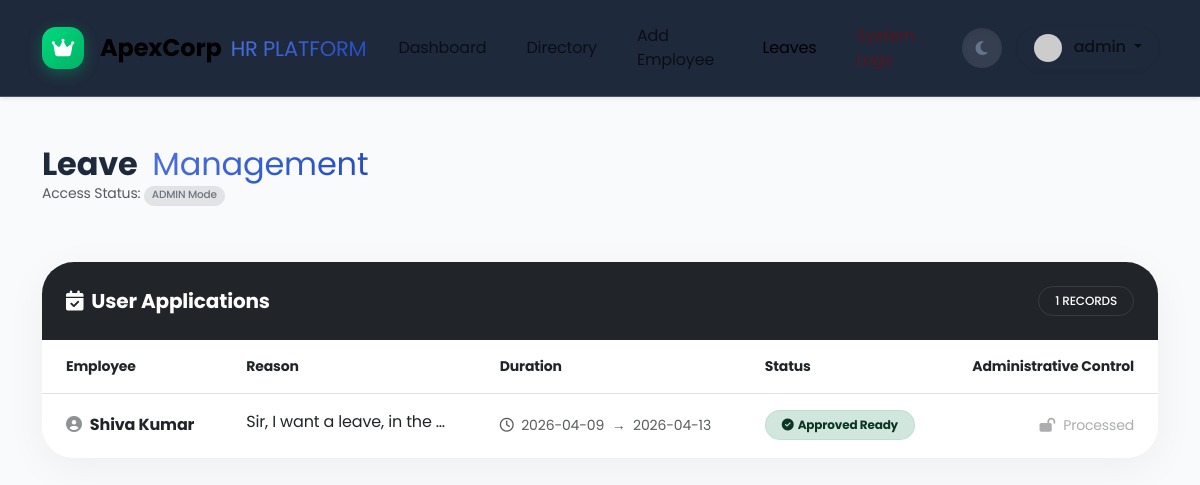
Screenshot of /leaves (signed in) with the database file from the repository.
### tables this page shows
CREATE TABLE leaves (
            id INTEGER PRIMARY KEY AUTOINCREMENT,
            user_id INTEGER NOT NULL,
            reason TEXT NOT NULL,
            start_date TEXT NOT NULL,
            end_date TEXT NOT NULL,
            status TEXT DEFAULT 'Pending'
        );

CREATE TABLE users (
            id INTEGER PRIMARY KEY AUTOINCREMENT,
            username TEXT UNIQUE NOT NULL,
            password TEXT NOT NULL,
            role TEXT NOT NULL DEFAULT 'user'
        );

### app.py (the view, shortened to what this page needs)
@app.route('/leaves', methods=['GET', 'POST'])
@login_required
def manage_leaves():
    conn = get_db_connection()
    if session['role'] == 'admin':
        leaves = conn.execute('SELECT l.*, u.username FROM leaves l JOIN users u ON l.user_id = u.id ORDER BY l.id DESC').fetchall()
    else:
        leaves = conn.execute('SELECT * FROM leaves WHERE user_id = ? ORDER BY id DESC', (session['user_id'],)).fetchall()
    conn.close()
    return render_template('leaves.html', leaves=leaves)

### app.py (called while the page is built)
def get_db_connection():
    conn = sqlite3.connect(DATABASE)
    conn.row_factory = sqlite3.Row
    return conn

def login_required(f):
    @wraps(f)
    def decorated_function(*args, **kwargs):
        if 'user_id' not in session:
            return redirect(url_for('login'))
        return f(*args, **kwargs)
    return decorated_function

### templates/leaves.html (shortened to what this page needs)
{% extends "base.html" %}
{% block content %}
<div class="row g-4 animate-slide-up">
    <div class="col-md-12 mb-3">
        <h2 class="fw-bold tracking-tight mb-0">Leave <span class="text-primary-gradient fw-normal ms-2">Management</span></h2>
        <p class="text-muted small">Access Status: <span class="badge bg-secondary-subtle text-secondary rounded-pill fw-medium border border-opacity-10">{{ session.get('role')|upper }} Mode</span></p>
    </div>
    <div class="col-md-{{ '8' if session.get('role') == 'user' else '12' }}">
        <div class="card glass-card border-0 shadow-soft rounded-5 overflow-hidden animate-slide-up delay-1">
            <div class="card-header bg-dark text-white border-0 py-4 px-4 d-flex justify-content-between align-items-center">
                <h5 class="fw-bold mb-0"><i class="fa-solid fa-calendar-check me-2"></i>{{ 'User Applications' if session.get('role') == 'admin' else 'My Request History' }}</h5>
                <span class="badge bg-white-20 rounded-pill px-3 py-2 fw-medium border border-opacity-10 border-white font-mono">{{ leaves|length }} RECORDS</span>
            </div>
            <div class="table-responsive">
                <table class="table table-hover align-middle mb-0">
                    <thead class="bg-light-subtle text-muted small uppercase tracking-widest">
                        <tr>
                            {% if session.get('role') == 'admin' %}
                            <th class="py-3 px-4">Employee</th>
                            {% endif %}
                            <th class="py-3 px-4">Reason</th>
                            <th class="py-3 px-4">Duration</th>
                            <th class="py-3 px-4">Status</th>
                            {% if session.get('role') == 'admin' %}
                            <th class="py-3 px-4 text-end">Administrative Control</th>
                            {% endif %}
                        </tr>
                    </thead>
                    <tbody>
                        {% for leave in leaves %}
                        <tr class="leave-row border-bottom border-light border-opacity-10">
                            {% if session.get('role') == 'admin' %}
                            <td class="py-3 px-4 fw-bold text-dark"><i class="fa-solid fa-user-circle me-2 opacity-50"></i>{{ leave.username }}</td>
                            {% endif %}
                            <td class="py-3 px-4">
                                <span class="d-inline-block text-truncate" style="max-width: 200px;" title="{{ leave.reason }}">
                                    {{ leave.reason }}
                                </span>
                            </td>
                            <td class="py-3 px-4 text-muted small font-mono">
                                <i class="fa-regular fa-clock me-1"></i> {{ leave.start_date }} <span class="mx-1">→</span> {{ leave.end_date }}
                            </td>
                            <td class="py-3 px-4">
                                {% if leave.status == 'Pending' %}
                                    <span class="badge bg-warning-subtle text-warning-emphasis rounded-pill px-3 py-2 border border-warning border-opacity-10 shadow-sm-inset animate-pulse-slow">
                                        <i class="fa-solid fa-hourglass-half me-1"></i>Pending Review
                                    </span>
                                {% elif leave.status == 'Approved' %}
                                    <span class="badge bg-success-subtle text-success-emphasis rounded-pill px-3 py-2 border border-success border-opacity-10 shadow-sm-inset">
                                        <i class="fa-solid fa-circle-check me-1"></i>Approved Ready
                                    </span>
                                {% else %}
                                    <span class="badge bg-danger-subtle text-danger-emphasis rounded-pill px-3 py-2 border border-danger border-opacity-10 shadow-sm-inset">
                                        <i class="fa-solid fa-circle-xmark me-1"></i>Record Rejected
                                    </span>
                                {% endif %}
                            </td>
                            {% if session.get('role') == 'admin' %}
                            <td class="py-3 px-4 text-end">
                                {% if leave.status == 'Pending' %}
                                <div class="btn-group shadow-sm-inset rounded-pill overflow-hidden">
                                    <a href="{{ url_for('process_leave', action='approve', id=leave.id) }}" class="btn btn-sm btn-white px-3 py-2 border-end" title="Authorize">
                                        <i class="fa-solid fa-check text-success"></i>
                                    </a>
                                    <a href="{{ url_for('process_leave', action='reject', id=leave.id) }}" class="btn btn-sm btn-white px-3 py-2" title="Decline">
                                        <i class="fa-solid fa-xmark text-danger"></i>
                                    </a>
                                </div>
                                {% else %}
                                <span class="small text-muted font-italic opacity-50"><i class="fa-solid fa-lock-open me-2"></i>Processed</span>
                                {% endif %}
                            </td>
                            {% endif %}
                        </tr>
                        {% endfor %}
                    </tbody>
                </table>
            </div>
        </div>
    </div>
</div>
{% endblock %}

### static/css/style.css (style rules this page uses)
:root { --primary-bg: #f8fafc; --card-bg: rgba(255, 255, 255, 0.85); --glass-border: rgba(255, 255, 255, 0.2); --text-main: #1e293b; --text-muted: #64748b; --navbar-bg: rgba(30, 41, 59, 1); --primary-gradient: linear-gradient(135deg, #4e73df 0%, #224abe 100%); --success-gradient: linear-gradient(135deg, #00d97e 0%, #00b365 100%); --danger-gradient: linear-gradient(135deg, #e74a3b 0%, #be2e21 100%); --accent-gradient: linear-gradient(135deg, #36b9cc 0%, #258391 100%); --mint: #00d97e; --dark-mint: #15803d; --shadow-soft: 0 10px 40px rgba(0, 0, 0, 0.05); --shadow-inner: inset 0 2px 4px rgba(0, 0, 0, 0.06); }
body { font-family: 'Poppins', sans-serif; background-color: var(--primary-bg); color: var(--text-main); transition: background-color 0.4s cubic-bezier(0.4, 0, 0.2, 1), color 0.4s cubic-bezier(0.4, 0, 0.2, 1); letter-spacing: -0.01em; }
.glass-card { background: var(--card-bg); backdrop-filter: blur(16px); -webkit-backdrop-filter: blur(16px); border: 1px solid var(--glass-border); }
.shadow-soft { box-shadow: var(--shadow-soft); }
.text-primary-gradient { background: var(--primary-gradient); -webkit-background-clip: text; background-clip: text; -webkit-text-fill-color: transparent; }
.animate-slide-up { animation: slideUp 0.7s cubic-bezier(0.16, 1, 0.3, 1) forwards; }
.delay-1 { animation-delay: 0.1s; }
.transition-all { transition: all 0.3s ease; }

### rows the page displays
leaves: username "Shiva Kumar", reason "Sir, I want a leave, in the…", start_date "2026-04-09", end_date "2026-04-13", status "Approved" (drawn)

### other values shown
{{ session.get('username') }} "admin"
{{ session.get('role')|upper }} "ADMIN"
{{ leaves|length }} "1"
